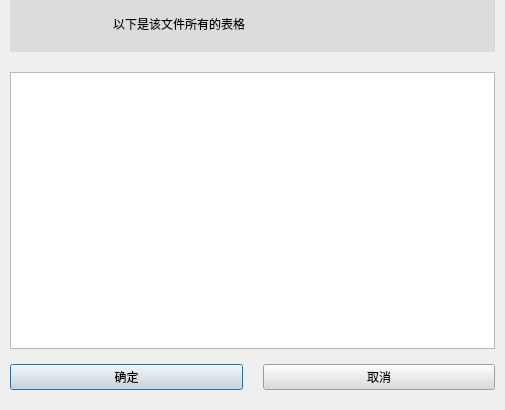
<?xml version="1.0" encoding="UTF-8"?>
<ui version="4.0">
 <class>Dialog</class>
 <widget class="QDialog" name="Dialog">
  <property name="windowModality">
   <enum>Qt::ApplicationModal</enum>
  </property>
  <property name="geometry">
   <rect>
    <x>0</x>
    <y>0</y>
    <width>505</width>
    <height>410</height>
   </rect>
  </property>
  <property name="sizePolicy">
   <sizepolicy hsizetype="Preferred" vsizetype="Preferred">
    <horstretch>0</horstretch>
    <verstretch>0</verstretch>
   </sizepolicy>
  </property>
  <property name="windowTitle">
   <string>Dialog</string>
  </property>
  <property name="windowIcon">
   <iconset resource="../vb.qrc">
    <normaloff>:/title/images/cha.png</normaloff>:/title/images/cha.png</iconset>
  </property>
  <layout class="QGridLayout" name="gridLayout_5" rowstretch="1,4,1,0">
   <property name="leftMargin">
    <number>0</number>
   </property>
   <property name="topMargin">
    <number>0</number>
   </property>
   <property name="rightMargin">
    <number>0</number>
   </property>
   <property name="bottomMargin">
    <number>0</number>
   </property>
   <property name="horizontalSpacing">
    <number>0</number>
   </property>
   <property name="verticalSpacing">
    <number>10</number>
   </property>
   <item row="0" column="0" colspan="2">
    <widget class="QWidget" name="widget" native="true">
     <property name="styleSheet">
      <string notr="true">color: rgb(0, 0, 0);
</string>
     </property>
     <layout class="QGridLayout" name="gridLayout" columnstretch="1">
      <property name="leftMargin">
       <number>10</number>
      </property>
      <property name="topMargin">
       <number>0</number>
      </property>
      <property name="rightMargin">
       <number>10</number>
      </property>
      <property name="bottomMargin">
       <number>5</number>
      </property>
      <property name="spacing">
       <number>0</number>
      </property>
      <item row="0" column="0">
       <widget class="QWidget" name="widget_4" native="true">
        <property name="styleSheet">
         <string notr="true">background-color: rgb(220, 220, 220);</string>
        </property>
        <layout class="QGridLayout" name="gridLayout_2" columnstretch="1,4">
         <property name="leftMargin">
          <number>10</number>
         </property>
         <property name="topMargin">
          <number>0</number>
         </property>
         <property name="rightMargin">
          <number>10</number>
         </property>
         <property name="bottomMargin">
          <number>5</number>
         </property>
         <property name="spacing">
          <number>0</number>
         </property>
         <item row="0" column="0">
          <widget class="QLabel" name="label_2">
           <property name="styleSheet">
            <string notr="true">image: url(:/one/images/wenjian.png);</string>
           </property>
           <property name="text">
            <string/>
           </property>
          </widget>
         </item>
         <item row="0" column="1">
          <widget class="QLabel" name="label">
           <property name="styleSheet">
            <string notr="true">font: 16pt &quot;宋体&quot;;
</string>
           </property>
           <property name="text">
            <string>以下是该文件所有的表格</string>
           </property>
          </widget>
         </item>
        </layout>
       </widget>
      </item>
     </layout>
    </widget>
   </item>
   <item row="3" column="0" colspan="2">
    <widget class="QWidget" name="widget_3" native="true">
     <property name="sizePolicy">
      <sizepolicy hsizetype="Preferred" vsizetype="Preferred">
       <horstretch>0</horstretch>
       <verstretch>0</verstretch>
      </sizepolicy>
     </property>
     <layout class="QGridLayout" name="gridLayout_4">
      <property name="leftMargin">
       <number>10</number>
      </property>
      <property name="topMargin">
       <number>0</number>
      </property>
      <property name="rightMargin">
       <number>10</number>
      </property>
      <property name="bottomMargin">
       <number>20</number>
      </property>
      <property name="horizontalSpacing">
       <number>20</number>
      </property>
      <property name="verticalSpacing">
       <number>0</number>
      </property>
      <item row="0" column="0">
       <widget class="QPushButton" name="ok_OneDialog_btn">
        <property name="sizePolicy">
         <sizepolicy hsizetype="Preferred" vsizetype="Preferred">
          <horstretch>0</horstretch>
          <verstretch>0</verstretch>
         </sizepolicy>
        </property>
        <property name="styleSheet">
         <string notr="true">


QPushButton{
	font: 16pt &quot;宋体&quot;;
color: rgb(0, 0, 0);
background-color: rgb(220, 220, 220);

}
QPushButton:hover{
	font: 16pt &quot;宋体&quot;;
	color: rgb(0, 0, 0);
	background-color: rgb(173, 173, 173);
}</string>
        </property>
        <property name="text">
         <string>确定</string>
        </property>
       </widget>
      </item>
      <item row="0" column="1">
       <widget class="QPushButton" name="cancel_OneDialog_btn">
        <property name="sizePolicy">
         <sizepolicy hsizetype="Preferred" vsizetype="Preferred">
          <horstretch>0</horstretch>
          <verstretch>0</verstretch>
         </sizepolicy>
        </property>
        <property name="styleSheet">
         <string notr="true">


QPushButton{
	font: 16pt &quot;宋体&quot;;
color: rgb(0, 0, 0);
background-color: rgb(220, 220, 220);

}
QPushButton:hover{
	font: 16pt &quot;宋体&quot;;
	color: rgb(0, 0, 0);
	background-color: rgb(173, 173, 173);
}</string>
        </property>
        <property name="text">
         <string>取消</string>
        </property>
       </widget>
      </item>
     </layout>
    </widget>
   </item>
   <item row="1" column="0" rowspan="2" colspan="2">
    <widget class="QWidget" name="widget_2" native="true">
     <property name="styleSheet">
      <string notr="true"/>
     </property>
     <layout class="QGridLayout" name="gridLayout_3">
      <property name="leftMargin">
       <number>10</number>
      </property>
      <property name="topMargin">
       <number>5</number>
      </property>
      <property name="rightMargin">
       <number>10</number>
      </property>
      <property name="bottomMargin">
       <number>5</number>
      </property>
      <property name="spacing">
       <number>0</number>
      </property>
      <item row="0" column="0">
       <widget class="QListWidget" name="listWidget">
        <property name="styleSheet">
         <string notr="true">font: 14pt &quot;宋体&quot;;</string>
        </property>
        <property name="selectionMode">
         <enum>QAbstractItemView::NoSelection</enum>
        </property>
       </widget>
      </item>
     </layout>
    </widget>
   </item>
  </layout>
 </widget>
 <resources>
  <include location="../vb.qrc"/>
 </resources>
 <connections>
  <connection>
   <sender>ok_OneDialog_btn</sender>
   <signal>clicked()</signal>
   <receiver>Dialog</receiver>
   <slot>ok_OneDialog()</slot>
   <hints>
    <hint type="sourcelabel">
     <x>119</x>
     <y>372</y>
    </hint>
    <hint type="destinationlabel">
     <x>0</x>
     <y>360</y>
    </hint>
   </hints>
  </connection>
  <connection>
   <sender>cancel_OneDialog_btn</sender>
   <signal>clicked()</signal>
   <receiver>Dialog</receiver>
   <slot>accept()</slot>
   <hints>
    <hint type="sourcelabel">
     <x>354</x>
     <y>381</y>
    </hint>
    <hint type="destinationlabel">
     <x>504</x>
     <y>351</y>
    </hint>
   </hints>
  </connection>
  <connection>
   <sender>listWidget</sender>
   <signal>clicked(QModelIndex)</signal>
   <receiver>Dialog</receiver>
   <slot>clickitem_to_confirm()</slot>
   <hints>
    <hint type="sourcelabel">
     <x>95</x>
     <y>183</y>
    </hint>
    <hint type="destinationlabel">
     <x>-361</x>
     <y>120</y>
    </hint>
   </hints>
  </connection>
 </connections>
 <slots>
  <slot>ok_OneDialog()</slot>
  <slot>clickitem_to_confirm()</slot>
 </slots>
</ui>
